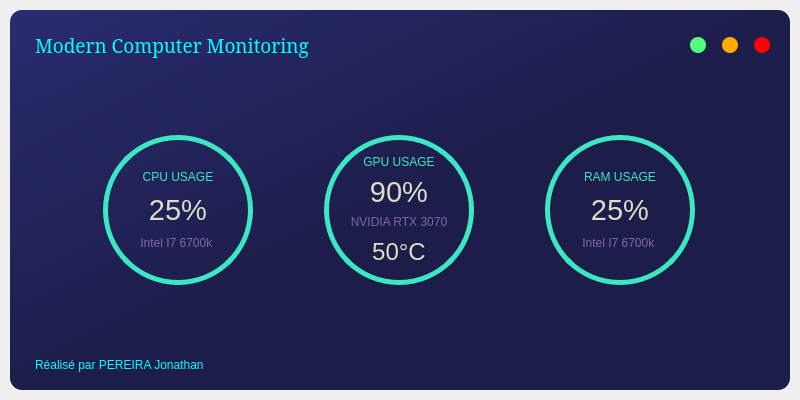
<?xml version="1.0" encoding="UTF-8"?>
<ui version="4.0">
 <class>MainWindow</class>
 <widget class="QMainWindow" name="MainWindow">
  <property name="geometry">
   <rect>
    <x>0</x>
    <y>0</y>
    <width>800</width>
    <height>400</height>
   </rect>
  </property>
  <property name="windowTitle">
   <string>MainWindow</string>
  </property>
  <property name="styleSheet">
   <string notr="true">QMainWindow {
	background-color: none;
}
</string>
  </property>
  <widget class="QWidget" name="centralwidget">
   <layout class="QVBoxLayout" name="drop_shadow_layout">
    <property name="spacing">
     <number>0</number>
    </property>
    <property name="leftMargin">
     <number>10</number>
    </property>
    <property name="topMargin">
     <number>10</number>
    </property>
    <property name="rightMargin">
     <number>10</number>
    </property>
    <property name="bottomMargin">
     <number>10</number>
    </property>
    <item>
     <widget class="QFrame" name="drop_shadow_frame">
      <property name="styleSheet">
       <string notr="true">QFrame {
	background-color:qlineargradient(spread:pad, x1:0, y1:0, x2:1, y2:1, stop:0 rgba(42, 44, 111, 255), stop:0.521368 rgba(28, 29, 73, 255));
	border-radius: 12px;
}</string>
      </property>
      <property name="frameShape">
       <enum>QFrame::NoFrame</enum>
      </property>
      <property name="frameShadow">
       <enum>QFrame::Raised</enum>
      </property>
      <layout class="QVBoxLayout" name="verticalLayout">
       <property name="spacing">
        <number>0</number>
       </property>
       <property name="leftMargin">
        <number>10</number>
       </property>
       <property name="topMargin">
        <number>10</number>
       </property>
       <property name="rightMargin">
        <number>10</number>
       </property>
       <property name="bottomMargin">
        <number>10</number>
       </property>
       <item>
        <widget class="QFrame" name="title_bar">
         <property name="maximumSize">
          <size>
           <width>16777215</width>
           <height>50</height>
          </size>
         </property>
         <property name="styleSheet">
          <string notr="true">background-color:none</string>
         </property>
         <property name="frameShape">
          <enum>QFrame::NoFrame</enum>
         </property>
         <property name="frameShadow">
          <enum>QFrame::Raised</enum>
         </property>
         <layout class="QHBoxLayout" name="horizontalLayout">
          <property name="spacing">
           <number>0</number>
          </property>
          <property name="leftMargin">
           <number>0</number>
          </property>
          <property name="topMargin">
           <number>0</number>
          </property>
          <property name="rightMargin">
           <number>0</number>
          </property>
          <property name="bottomMargin">
           <number>0</number>
          </property>
          <item>
           <widget class="QFrame" name="frame_boutton">
            <property name="frameShape">
             <enum>QFrame::StyledPanel</enum>
            </property>
            <property name="frameShadow">
             <enum>QFrame::Raised</enum>
            </property>
            <layout class="QHBoxLayout" name="horizontalLayout_2">
             <property name="spacing">
              <number>0</number>
             </property>
             <property name="leftMargin">
              <number>15</number>
             </property>
             <property name="topMargin">
              <number>0</number>
             </property>
             <property name="rightMargin">
              <number>0</number>
             </property>
             <property name="bottomMargin">
              <number>0</number>
             </property>
             <item>
              <widget class="QLabel" name="label">
               <property name="font">
                <font>
                 <family>Noto Serif</family>
                 <pointsize>14</pointsize>
                </font>
               </property>
               <property name="styleSheet">
                <string notr="true">color: rgb(0, 255, 255)</string>
               </property>
               <property name="text">
                <string>Modern Computer Monitoring</string>
               </property>
              </widget>
             </item>
            </layout>
           </widget>
          </item>
          <item>
           <widget class="QFrame" name="frame_title">
            <property name="maximumSize">
             <size>
              <width>100</width>
              <height>16777215</height>
             </size>
            </property>
            <property name="frameShape">
             <enum>QFrame::StyledPanel</enum>
            </property>
            <property name="frameShadow">
             <enum>QFrame::Raised</enum>
            </property>
            <layout class="QHBoxLayout" name="horizontalLayout_3">
             <property name="leftMargin">
              <number>0</number>
             </property>
             <property name="topMargin">
              <number>0</number>
             </property>
             <property name="rightMargin">
              <number>0</number>
             </property>
             <property name="bottomMargin">
              <number>0</number>
             </property>
             <item>
              <widget class="QPushButton" name="pushButton">
               <property name="maximumSize">
                <size>
                 <width>16</width>
                 <height>16</height>
                </size>
               </property>
               <property name="styleSheet">
                <string notr="true">QPushButton {
	border: none;
	border-radius:8px;
	background-color: rgb(85,255,127);
}

QPushButton:hover {
	background-color: rgba(85,255,127,156);
}</string>
               </property>
               <property name="text">
                <string/>
               </property>
              </widget>
             </item>
             <item>
              <widget class="QPushButton" name="pushButton_2">
               <property name="maximumSize">
                <size>
                 <width>16</width>
                 <height>16</height>
                </size>
               </property>
               <property name="styleSheet">
                <string notr="true">QPushButton {
	border: none;
	border-radius:8px;
	background-color: rgb(255,170,0);
}

QPushButton:hover {
	background-color: rgba(255,170,0,156);
}</string>
               </property>
               <property name="text">
                <string/>
               </property>
              </widget>
             </item>
             <item>
              <widget class="QPushButton" name="pushButton_3">
               <property name="maximumSize">
                <size>
                 <width>16</width>
                 <height>16</height>
                </size>
               </property>
               <property name="styleSheet">
                <string notr="true">QPushButton {
	border: none;
	border-radius:8px;
	background-color: rgb(255,0,0);
}

QPushButton:hover {
	background-color: rgba(255,0,0,156);
}</string>
               </property>
               <property name="text">
                <string/>
               </property>
              </widget>
             </item>
            </layout>
           </widget>
          </item>
         </layout>
        </widget>
       </item>
       <item>
        <widget class="QFrame" name="content">
         <property name="styleSheet">
          <string notr="true">background-color: none;</string>
         </property>
         <property name="frameShape">
          <enum>QFrame::StyledPanel</enum>
         </property>
         <property name="frameShadow">
          <enum>QFrame::Raised</enum>
         </property>
         <layout class="QHBoxLayout" name="horizontalLayout_5">
          <item>
           <widget class="QFrame" name="frame">
            <property name="styleSheet">
             <string notr="true">background-color:none;</string>
            </property>
            <property name="frameShape">
             <enum>QFrame::StyledPanel</enum>
            </property>
            <property name="frameShadow">
             <enum>QFrame::Raised</enum>
            </property>
            <layout class="QHBoxLayout" name="horizontalLayout_6">
             <property name="spacing">
              <number>0</number>
             </property>
             <property name="leftMargin">
              <number>0</number>
             </property>
             <property name="topMargin">
              <number>0</number>
             </property>
             <property name="rightMargin">
              <number>0</number>
             </property>
             <property name="bottomMargin">
              <number>0</number>
             </property>
             <item>
              <widget class="QFrame" name="frame_content">
               <property name="styleSheet">
                <string notr="true">background-color:none;</string>
               </property>
               <property name="frameShape">
                <enum>QFrame::StyledPanel</enum>
               </property>
               <property name="frameShadow">
                <enum>QFrame::Raised</enum>
               </property>
               <layout class="QHBoxLayout" name="horizontalLayout_7">
                <item>
                 <widget class="QFrame" name="frame_2">
                  <property name="minimumSize">
                   <size>
                    <width>150</width>
                    <height>150</height>
                   </size>
                  </property>
                  <property name="maximumSize">
                   <size>
                    <width>150</width>
                    <height>150</height>
                   </size>
                  </property>
                  <property name="styleSheet">
                   <string notr="true">QFrame {
	border: 5px solid rgb(60,231,195);
	border-radius: 75px;
}

QFrame:hover {
	border: 5px solid rgb(60,180,195);
}</string>
                  </property>
                  <property name="frameShape">
                   <enum>QFrame::StyledPanel</enum>
                  </property>
                  <property name="frameShadow">
                   <enum>QFrame::Raised</enum>
                  </property>
                  <layout class="QVBoxLayout" name="verticalLayout_2">
                   <property name="spacing">
                    <number>10</number>
                   </property>
                   <property name="leftMargin">
                    <number>10</number>
                   </property>
                   <property name="topMargin">
                    <number>30</number>
                   </property>
                   <property name="rightMargin">
                    <number>10</number>
                   </property>
                   <property name="bottomMargin">
                    <number>30</number>
                   </property>
                   <item>
                    <widget class="QLabel" name="label_3">
                     <property name="styleSheet">
                      <string notr="true">
color: rgb(60,231,195);
border:none;</string>
                     </property>
                     <property name="text">
                      <string>CPU USAGE</string>
                     </property>
                     <property name="alignment">
                      <set>Qt::AlignCenter</set>
                     </property>
                    </widget>
                   </item>
                   <item>
                    <widget class="QLabel" name="label_4">
                     <property name="font">
                      <font>
                       <pointsize>22</pointsize>
                      </font>
                     </property>
                     <property name="styleSheet">
                      <string notr="true">color: rgb(220,220,200);
border:none;</string>
                     </property>
                     <property name="text">
                      <string>25%</string>
                     </property>
                     <property name="alignment">
                      <set>Qt::AlignCenter</set>
                     </property>
                    </widget>
                   </item>
                   <item>
                    <widget class="QLabel" name="label_5">
                     <property name="styleSheet">
                      <string notr="true">color: rgb(128,102,168);
border:none;</string>
                     </property>
                     <property name="text">
                      <string>Intel I7 6700k </string>
                     </property>
                     <property name="alignment">
                      <set>Qt::AlignCenter</set>
                     </property>
                    </widget>
                   </item>
                  </layout>
                 </widget>
                </item>
                <item>
                 <widget class="QFrame" name="frame_3">
                  <property name="minimumSize">
                   <size>
                    <width>150</width>
                    <height>150</height>
                   </size>
                  </property>
                  <property name="maximumSize">
                   <size>
                    <width>150</width>
                    <height>150</height>
                   </size>
                  </property>
                  <property name="styleSheet">
                   <string notr="true">QFrame {
	border: 5px solid rgb(60,231,195);
	border-radius: 75px
}

QFrame:hover {
	border: 5px solid rgb(60,180,195);
}</string>
                  </property>
                  <property name="frameShape">
                   <enum>QFrame::StyledPanel</enum>
                  </property>
                  <property name="frameShadow">
                   <enum>QFrame::Raised</enum>
                  </property>
                  <layout class="QVBoxLayout" name="verticalLayout_3">
                   <property name="spacing">
                    <number>10</number>
                   </property>
                   <property name="leftMargin">
                    <number>10</number>
                   </property>
                   <property name="topMargin">
                    <number>15</number>
                   </property>
                   <property name="rightMargin">
                    <number>10</number>
                   </property>
                   <property name="bottomMargin">
                    <number>15</number>
                   </property>
                   <item>
                    <widget class="QLabel" name="label_6">
                     <property name="styleSheet">
                      <string notr="true">
color: rgb(60,231,195);
border:none;</string>
                     </property>
                     <property name="text">
                      <string>GPU USAGE</string>
                     </property>
                     <property name="alignment">
                      <set>Qt::AlignCenter</set>
                     </property>
                    </widget>
                   </item>
                   <item>
                    <widget class="QLabel" name="label_7">
                     <property name="font">
                      <font>
                       <pointsize>22</pointsize>
                      </font>
                     </property>
                     <property name="styleSheet">
                      <string notr="true">color: rgb(220,220,200);
border:none;</string>
                     </property>
                     <property name="text">
                      <string>90%</string>
                     </property>
                     <property name="alignment">
                      <set>Qt::AlignCenter</set>
                     </property>
                    </widget>
                   </item>
                   <item>
                    <widget class="QLabel" name="label_8">
                     <property name="styleSheet">
                      <string notr="true">color: rgb(128,102,168);
border:none;</string>
                     </property>
                     <property name="text">
                      <string>NVIDIA RTX 3070</string>
                     </property>
                     <property name="alignment">
                      <set>Qt::AlignCenter</set>
                     </property>
                    </widget>
                   </item>
                   <item>
                    <widget class="QLabel" name="label_12">
                     <property name="font">
                      <font>
                       <pointsize>18</pointsize>
                      </font>
                     </property>
                     <property name="styleSheet">
                      <string notr="true">color: rgb(220,220,200);
border:none;</string>
                     </property>
                     <property name="text">
                      <string>50°C</string>
                     </property>
                     <property name="alignment">
                      <set>Qt::AlignCenter</set>
                     </property>
                    </widget>
                   </item>
                  </layout>
                 </widget>
                </item>
                <item>
                 <widget class="QFrame" name="frame_4">
                  <property name="minimumSize">
                   <size>
                    <width>150</width>
                    <height>150</height>
                   </size>
                  </property>
                  <property name="maximumSize">
                   <size>
                    <width>150</width>
                    <height>150</height>
                   </size>
                  </property>
                  <property name="styleSheet">
                   <string notr="true">QFrame {
	border: 5px solid rgb(60,231,195);
	border-radius: 75px
}

QFrame:hover {
	border: 5px solid rgb(60,180,195);
}</string>
                  </property>
                  <property name="frameShape">
                   <enum>QFrame::StyledPanel</enum>
                  </property>
                  <property name="frameShadow">
                   <enum>QFrame::Raised</enum>
                  </property>
                  <layout class="QVBoxLayout" name="verticalLayout_4">
                   <property name="spacing">
                    <number>10</number>
                   </property>
                   <property name="leftMargin">
                    <number>10</number>
                   </property>
                   <property name="topMargin">
                    <number>30</number>
                   </property>
                   <property name="rightMargin">
                    <number>10</number>
                   </property>
                   <property name="bottomMargin">
                    <number>30</number>
                   </property>
                   <item>
                    <widget class="QLabel" name="label_9">
                     <property name="styleSheet">
                      <string notr="true">
color: rgb(60,231,195);
border:none;</string>
                     </property>
                     <property name="text">
                      <string>RAM USAGE</string>
                     </property>
                     <property name="alignment">
                      <set>Qt::AlignCenter</set>
                     </property>
                    </widget>
                   </item>
                   <item>
                    <widget class="QLabel" name="label_10">
                     <property name="font">
                      <font>
                       <pointsize>22</pointsize>
                      </font>
                     </property>
                     <property name="styleSheet">
                      <string notr="true">color: rgb(220,220,200);
border:none;</string>
                     </property>
                     <property name="text">
                      <string>25%</string>
                     </property>
                     <property name="alignment">
                      <set>Qt::AlignCenter</set>
                     </property>
                    </widget>
                   </item>
                   <item>
                    <widget class="QLabel" name="label_11">
                     <property name="styleSheet">
                      <string notr="true">color: rgb(128,102,168);
border:none;</string>
                     </property>
                     <property name="text">
                      <string>Intel I7 6700k </string>
                     </property>
                     <property name="alignment">
                      <set>Qt::AlignCenter</set>
                     </property>
                    </widget>
                   </item>
                  </layout>
                 </widget>
                </item>
               </layout>
              </widget>
             </item>
            </layout>
           </widget>
          </item>
         </layout>
        </widget>
       </item>
       <item>
        <widget class="QFrame" name="credit">
         <property name="maximumSize">
          <size>
           <width>16777215</width>
           <height>30</height>
          </size>
         </property>
         <property name="font">
          <font>
           <family>Noto Serif</family>
          </font>
         </property>
         <property name="styleSheet">
          <string notr="true">background-color: none;</string>
         </property>
         <property name="frameShape">
          <enum>QFrame::NoFrame</enum>
         </property>
         <property name="frameShadow">
          <enum>QFrame::Raised</enum>
         </property>
         <layout class="QHBoxLayout" name="horizontalLayout_4">
          <property name="spacing">
           <number>6</number>
          </property>
          <property name="leftMargin">
           <number>15</number>
          </property>
          <property name="topMargin">
           <number>0</number>
          </property>
          <property name="rightMargin">
           <number>0</number>
          </property>
          <property name="bottomMargin">
           <number>0</number>
          </property>
          <item>
           <widget class="QLabel" name="label_2">
            <property name="styleSheet">
             <string notr="true">color: rgb(0, 255, 255)</string>
            </property>
            <property name="text">
             <string>Réalisé par PEREIRA Jonathan</string>
            </property>
           </widget>
          </item>
         </layout>
        </widget>
       </item>
      </layout>
     </widget>
    </item>
   </layout>
  </widget>
 </widget>
 <resources/>
 <connections/>
</ui>
